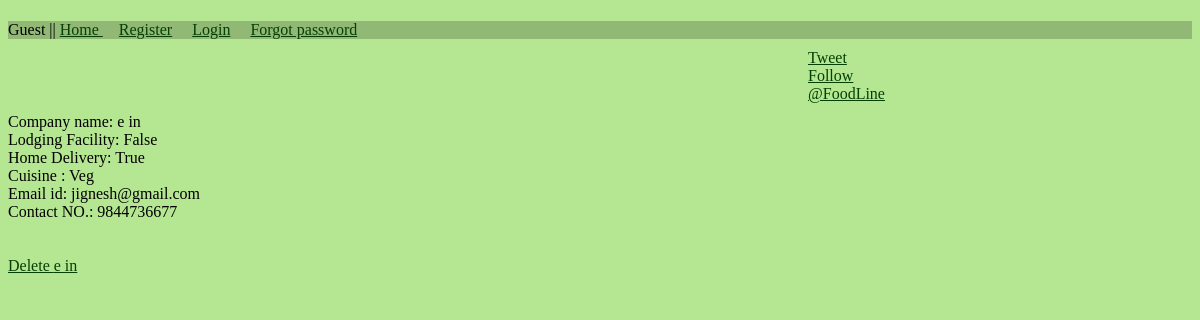
Page /foodline/companydata/1/ on the earlier database version.
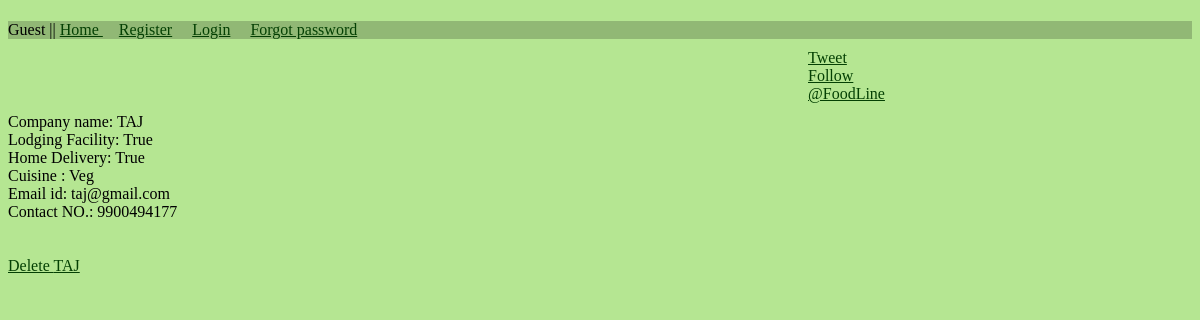
Same page on the later database version.
### company/models.py (models this page shows)
class Company(models.Model):
    company=models.ForeignKey(User)
    company_name = models.CharField(max_length = 30)
    address=models.TextField()
    home_delivery=models.BooleanField()
    lodging=models.BooleanField()
    cuisine=models.CharField(max_length = 30)
    contact_no=models.IntegerField(max_length = 10)

### company/views.py (the view)
# urls.py: url(r'^companydata/(?P<dd_id>\d+)/$',views.company_details),
def company_details(request,dd_id):
    company_data=Company.objects.get(id = dd_id)
    return render_to_response('comp_data.html',locals())

### templates/comp_data.html
{% extends "base.html" %}
{% block content %}
 Company name:      {{ company_data.company_name }} <br>
 Lodging Facility:  {{ company_data.lodging }} <br>
 Home Delivery:     {{ company_data.home_delivery }} <br>
 Cuisine :          {{ company_data.cuisine }} <br>
 Email id:          {{ company_data.company.email}}<br>
 Contact NO.:       {{ company_data.contact_no }} <br> <br> <br>
  <a href ="/foodline/deletecompany/{{ company_data.id }}">Delete {{ company_data.company_name }}</a>
<br> <br>
 {% endblock %}

Differences in the rows shown:
changed Company "True": company_name "e in" → "TAJ"; lodging "False" → "True"; company.email "jignesh@gmail.com" → "taj@gmail.com"; contact_no "9844736677" → "9900494177"
